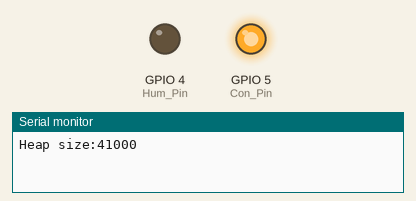
A sketch run on a simulated ESP8266 (NodeMCU). Shown: output pins drawn as LEDs (lit = HIGH), the last lines printed to the serial monitor. WiFi joins after 1.5 s; servers stay silent unless stated.

Above: at 0.8 s.
At 5.1 s:
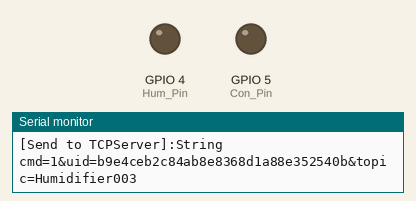
Timing chart, 0 to 6.2 s (numbered marks = the images above):
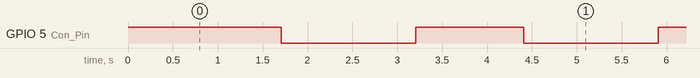

The sketch:

SmartHumidifier.ino
```cpp
#include <ESP8266WiFi.h>
#include <WiFiClient.h>
#include <DNSServer.h>
#include <ESP8266WebServer.h>
#include <WiFiManager.h>

//巴法云服务器地址默认即可
#define TCP_SERVER_ADDR "bemfa.com"
//服务器端口，tcp创客云端口8344
#define TCP_SERVER_PORT "8344"

//********************需要修改的部分*******************//
//WIFI名称，区分大小写，不要写错
#define DEFAULT_STASSID  "TP-LINK_DF5B"
//WIFI密码
#define DEFAULT_STAPSW   "yx990510"
//用户私钥，可在控制台获取,修改为自己的UID
#define UID  "b9e4ceb2c84ab8e8368d1a88e352540b"
//主题名字，可在控制台新建
#define TOPIC  "Humidifier003"
//单片机引脚值
const int Hum_Pin = 4;//加湿器控制引脚(LOW:运行;HIGH:停止)
const int Con_Pin = 5;//模块联网状态(LOW:连接;HIGH:断开)
//**************************************************//

//最大字节数
#define MAX_PACKETSIZE 512
//设置心跳值30s
#define KEEPALIVEATIME 30*1000

//tcp客户端相关初始化，默认即可
WiFiClient TCPclient;
String TcpClient_Buff = "";
unsigned int TcpClient_BuffIndex = 0;
unsigned long TcpClient_preTick = 0;
unsigned long preHeartTick = 0;//心跳
unsigned long preTCPStartTick = 0;//连接
bool preTCPConnected = false;

//相关函数初始化
//连接WIFI
unsigned int WifiXTimes = 0;
void doWiFiTick();
void startSTA();

//TCP初始化连接
void doTCPClientTick();
void startTCPClient();
void sendtoTCPServer(String p);

//led 控制函数
void turnOnLed();
void turnOffLed();

/*
  *发送数据到TCP服务器
 */
void sendtoTCPServer(String p){

  if (!TCPclient.connected())
  {
    Serial.println("Client is not readly");
    return;
  }
  TCPclient.print(p);
  Serial.println("[Send to TCPServer]:String");
  Serial.println(p);
}

/*
  *初始化和服务器建立连接
*/
void startTCPClient(){
  if(TCPclient.connect(TCP_SERVER_ADDR, atoi(TCP_SERVER_PORT))){
    Serial.print("\nConnected to server:");
    Serial.printf("%s:%d\r\n",TCP_SERVER_ADDR,atoi(TCP_SERVER_PORT));
    char tcpTemp[128];
    sprintf(tcpTemp,"cmd=1&uid=%s&topic=%s\r\n",UID,TOPIC);

    sendtoTCPServer(tcpTemp);
    preTCPConnected = true;
    preHeartTick = millis();
    TCPclient.setNoDelay(true);
  }
  else{
    Serial.print("Failed connected to server:");
    Serial.println(TCP_SERVER_ADDR);
    TCPclient.stop();
    preTCPConnected = false;
  }
  preTCPStartTick = millis();
}

/*
  *检查数据，发送心跳
*/
void doTCPClientTick(){
 //检查是否断开，断开后重连
  if(WiFi.status() != WL_CONNECTED) return;

  if (!TCPclient.connected()){//断开重连
  digitalWrite(Con_Pin,HIGH);//连接失败熄灭
  if(preTCPConnected == true){
    preTCPConnected = false;
    preTCPStartTick = millis();
    Serial.println();
    Serial.println("TCP Client disconnected.");
    TCPclient.stop();
  }
  else if(millis() - preTCPStartTick > 1*1000)//重新连接
    startTCPClient();
    digitalWrite(Con_Pin,HIGH);
  }
  else
  {
    digitalWrite(Con_Pin,LOW);//连接成功亮灯
    if (TCPclient.available()) {//收数据
      char c =TCPclient.read();
      TcpClient_Buff +=c;
      TcpClient_BuffIndex++;
      TcpClient_preTick = millis();

      if(TcpClient_BuffIndex>=MAX_PACKETSIZE - 1){
        TcpClient_BuffIndex = MAX_PACKETSIZE-2;
        TcpClient_preTick = TcpClient_preTick - 200;
      }
      preHeartTick = millis();
    }
    if(millis() - preHeartTick >= KEEPALIVEATIME){//保持心跳
      preHeartTick = millis();
      Serial.println("--Keep alive:");
      sendtoTCPServer("cmd=0&msg=keep\r\n");
    }
  }
  if((TcpClient_Buff.length() >= 1) && (millis() - TcpClient_preTick>=200))
  {//data ready
    TCPclient.flush();
    Serial.println("Buff");
    Serial.println(TcpClient_Buff);
    if((TcpClient_Buff.indexOf("&msg=on") > 0)) {
      turnOnHum();
    }else if((TcpClient_Buff.indexOf("&msg=off") > 0)) {
      turnOffHum();
    }
   TcpClient_Buff="";
   TcpClient_BuffIndex = 0;
  }
}

void startSTA(){
  WiFi.disconnect();
  WiFi.mode(WIFI_STA);
  WiFi.begin(DEFAULT_STASSID, DEFAULT_STAPSW);

}

/**************************************************************************
                                 WIFI
***************************************************************************/
/*
  WiFiTick
  检查是否需要初始化WiFi
  检查WiFi是否连接上，若连接成功启动TCP Client
  控制指示灯
*/
void doWiFiTick(){
  static bool startSTAFlag = false;
  static bool taskStarted = false;
  static uint32_t lastWiFiCheckTick = 0;

  if (!startSTAFlag) {
    startSTAFlag = true;
    startSTA();
    Serial.printf("Heap size:%d\r\n", ESP.getFreeHeap());
  }
  //未连接1s重连
  if ( WiFi.status() != WL_CONNECTED ) {
    if (millis() - lastWiFiCheckTick > 1000) {
      lastWiFiCheckTick = millis();
      WifiXTimes++;
    }
    if  ( WifiXTimes >= 10){
      WiFiManager wifiManager;
      Serial.printf("AutoConnecting...\r\n");
      wifiManager.autoConnect("SmartHumidifier");
    }
  }
  //连接成功建立
  else {
    if (taskStarted == false) {
      WifiXTimes = 0;
      taskStarted = true;
      Serial.print("Successful connection !!!\r\n");
      Serial.print("ESP8266 Connected to ");
      Serial.println(WiFi.SSID());              // WiFi名称
      Serial.print("\r\nGet IP Address: ");
      Serial.println(WiFi.localIP());
      startTCPClient();
    }
  }
}

//打开加湿器
void turnOnHum(){
  //Serial.println("Turn ON");
  digitalWrite(Hum_Pin,HIGH);
  delay(50);
  digitalWrite(Hum_Pin,LOW);
}

//关闭加湿器
void turnOffHum(){
  //Serial.println("Turn OFF");
    digitalWrite(Hum_Pin,LOW);
    delay(50);
    digitalWrite(Hum_Pin,HIGH);
}

// 初始化，相当于main 函数
void setup() {
  Serial.begin(115200);
  pinMode(Hum_Pin,OUTPUT);
  pinMode(Con_Pin,OUTPUT);
  digitalWrite(Con_Pin,HIGH);//GPIO0引脚初始值
  digitalWrite(Hum_Pin,LOW);//GPIO2引脚初始值
}

//循环
void loop() {
  doWiFiTick();
  doTCPClientTick();
}
```

Measured:
- by itself, GPIO 5 (Con_Pin): alternates HIGH for 1.2 s and LOW for 1.5 s
